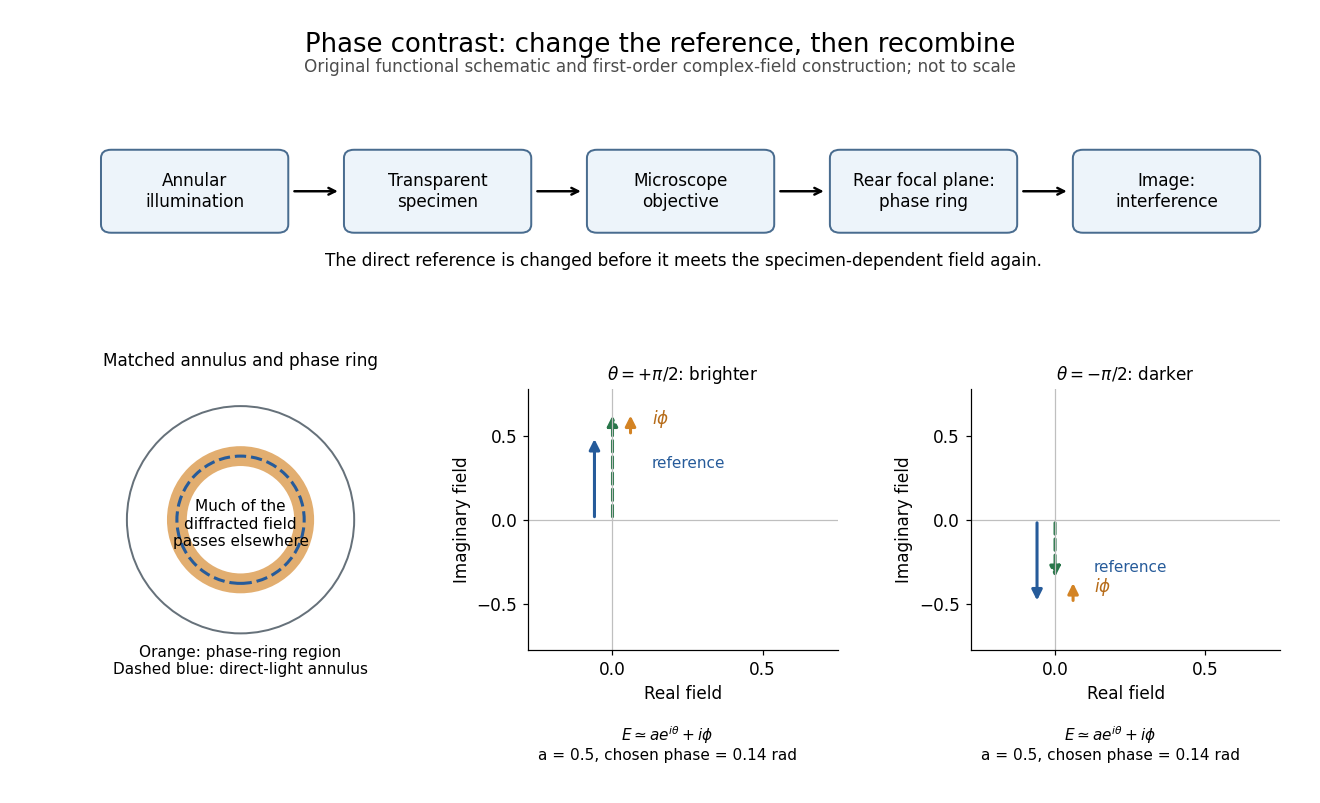

Generate this figure with Python:
"""Original functional phase-contrast diagram; write the PNG to the CWD.

Tested with Python 3.14, matplotlib 3.10 and numpy 2.3.
Geometry is explanatory, not a historical optical prescription.
"""
from pathlib import Path

import matplotlib

matplotlib.use("Agg")
import matplotlib.pyplot as plt
from matplotlib.patches import Circle, FancyArrowPatch, FancyBboxPatch
import numpy as np


def main():
    plt.rcParams.update({"font.size": 11, "axes.spines.top": False,
                         "axes.spines.right": False})
    fig = plt.figure(figsize=(12, 7.3), facecolor="white")
    gs = fig.add_gridspec(2, 3, height_ratios=[0.9, 1.35],
                          left=.065, right=.97, bottom=.19, top=.86,
                          hspace=.47, wspace=.43)
    flow = fig.add_subplot(gs[0, :])
    flow.set(xlim=(-1, 10.8), ylim=(-.5, 1.6))
    flow.axis("off")
    xs = [0, 2.4, 4.8, 7.2, 9.6]
    texts = ["Annular\nillumination", "Transparent\nspecimen", "Microscope\nobjective",
             "Rear focal plane:\nphase ring", "Image:\ninterference"]
    for x, txt in zip(xs, texts):
        flow.add_patch(FancyBboxPatch((x-.75, .25), 1.65, .80,
                       boxstyle="round,pad=0.10", facecolor="#edf4fa",
                       edgecolor="#496c8f", linewidth=1.3))
        flow.text(x+.075, .65, txt, ha="center", va="center")
    for a, b in zip(xs[:-1], xs[1:]):
        flow.annotate("", (b-.88, .65), (a+1.03, .65),
                      arrowprops={"arrowstyle": "->", "lw": 1.6})
    flow.text(4.9, -.25, "The direct reference is changed before it meets the specimen-dependent field again.",
              ha="center", fontsize=11)

    ring = fig.add_subplot(gs[1, 0])
    ring.set_aspect("equal")
    ring.add_patch(Circle((0, 0), 1, fill=False, edgecolor="#66717a", lw=1.3))
    ring.add_patch(Circle((0, 0), .56, fill=False, edgecolor="#d38324", lw=13, alpha=.65))
    ring.add_patch(Circle((0, 0), .56, fill=False, edgecolor="#265b9a", lw=2, linestyle="--"))
    ring.set(xlim=(-1.15, 1.15), ylim=(-1.15, 1.15))
    ring.axis("off")
    ring.set_title("Matched annulus and phase ring", pad=15, fontsize=11)
    ring.text(0, -.04, "Much of the\ndiffracted field\npasses elsewhere", ha="center", va="center", fontsize=10)
    ring.text(0, -1.36, "Orange: phase-ring region\nDashed blue: direct-light annulus", ha="center", fontsize=10)

    alpha, phi = .5, .14
    for j, theta in enumerate([np.pi/2, -np.pi/2]):
        ax = fig.add_subplot(gs[1, j+1])
        reference = alpha*np.exp(1j*theta)
        difference = 1j*phi
        output = reference+difference
        ax.axhline(0, color=".75", lw=.8)
        ax.axvline(0, color=".75", lw=.8)
        for z0, z1, color, style in [(0, reference, "#265b9a", "-"),
                                    (reference, output, "#d38324", "-"),
                                    (0, output, "#29764a", "--")]:
            # Slight offset distinguishes collinear construction arrows.
            offset = -.06 if color == "#265b9a" else (.06 if color == "#d38324" else 0)
            ax.add_patch(FancyArrowPatch((z0.real+offset, z0.imag),
                         (z1.real+offset, z1.imag), arrowstyle="-|>",
                         mutation_scale=14, lw=2, color=color, linestyle=style))
        ax.text(.13, reference.imag*.62, "reference", color="#265b9a", fontsize=10)
        ax.text(.13, (reference.imag+output.imag)/2, r"$i\phi$", color="#b66b18", fontsize=11)
        ax.set(xlim=(-.28, .75), ylim=(-.78, .78), xlabel="Real field", ylabel="Imaginary field")
        ax.set_xticks([0, .5]); ax.set_yticks([-.5, 0, .5])
        ax.set_title(r"$\theta="+(r"+\pi/2$" if theta > 0 else r"-\pi/2$")+
                     (": brighter" if theta > 0 else ": darker"), fontsize=11)
        ax.text(.45, -.42, r"$E\simeq ae^{i\theta}+i\phi$"+"\n"+
                f"a = {alpha:g}, chosen phase = {phi:g} rad", transform=ax.transAxes,
                ha="center", fontsize=10)
    fig.suptitle("Phase contrast: change the reference, then recombine", y=.96, fontsize=17)
    fig.text(.5, .91, "Original functional schematic and first-order complex-field construction; not to scale",
             ha="center", color=".3", fontsize=11)
    fig.savefig(Path.cwd() / (Path(__file__).stem + ".png"), dpi=110, facecolor="white")
    plt.close(fig)


if __name__ == "__main__":
    main()
